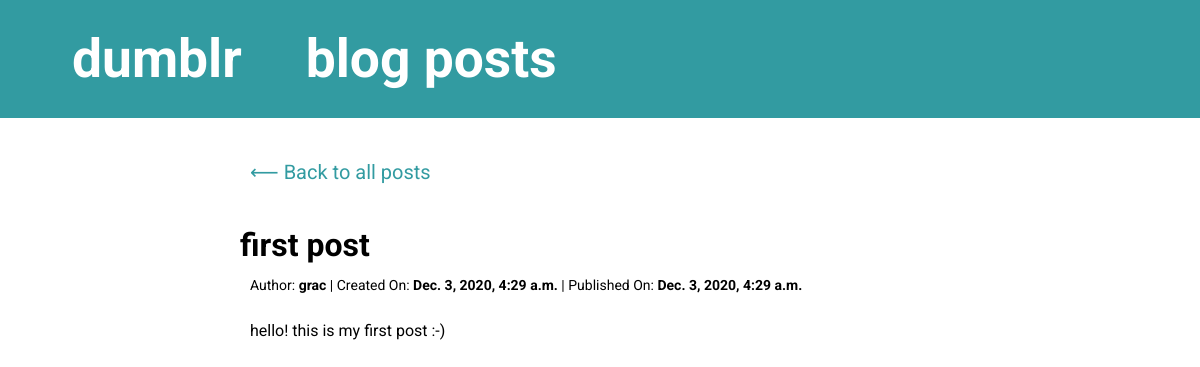
The app's page /post/1/ with its own data.
### blog/models.py (models this page shows, shortened)
class Post(models.Model):
    author = models.ForeignKey(settings.AUTH_USER_MODEL, on_delete=models.CASCADE)
    title = models.CharField(max_length=200)
    text = models.TextField()
    created_date = models.DateTimeField(default=timezone.now)
    published_date = models.DateTimeField(blank=True, null=True)

### blog/views.py (the view)
# urls.py: path('post/<str:id>/', views.post_detail, name='post_detail'),
def post_detail(request, id):
    post = get_object_or_404(Post, id=id)
    return render(request, 'blog/post_detail.html', {'post': post, 'html': markdown_to_html(post.text)})

### blog/views.py (called while the page is built)
def markdown_to_html(md):
    markdowner = Markdown()
    return markdowner.convert(md)

### blog/templates/blog/post_detail.html
{% extends 'blog/base.html' %}
{% load staticfiles %}
{% block styles %}
<link rel="stylesheet" href="{% static 'css/post-detail.css' %}">
{% endblock %}
{% block content %}
    <div class="post-container">
        <div class="post">
            <p class="back-button"><a href="/blog">⟵ Back to all posts</a></p>
            <h1>{{ post.title }}</h1>
            <p class="publish-details">Author: <b>{{ post.author }}</b> |
            Created On: <b>{{ post.created_date }}</b> |
            Published On: <b>{{ post.published_date }}</b></p>
            <p>{{ html|safe }}</p>
        </div>
    </div>
{% endblock %}

### blog/static/css/base.css (style rules this page uses)
* { margin: 0px; }
body { font-family: 'Roboto'; }
a { color: #329ba1; text-decoration: none; }

### blog/static/css/post-detail.css (style rules this page uses)
.post-container { align-items: center; margin: 40px 100px; }
.post { margin: auto; max-width: 720px; transition: 0.3s; }
.post p, .post h2 { line-height: 140%; margin: 10px; }
.post .publish-details { font-size: 14px; margin-top: 12px; margin-bottom: 24px; }
.post .back-button { font-size: 20px; margin-bottom: 40px; }

### records on screen
Post: title "first post", author "grac", created_date "Dec. 3, 2020, 4:29 a.m.", published_date "Dec. 3, 2020, 4:29 a.m.", text "hello! this is my first post :-)"
